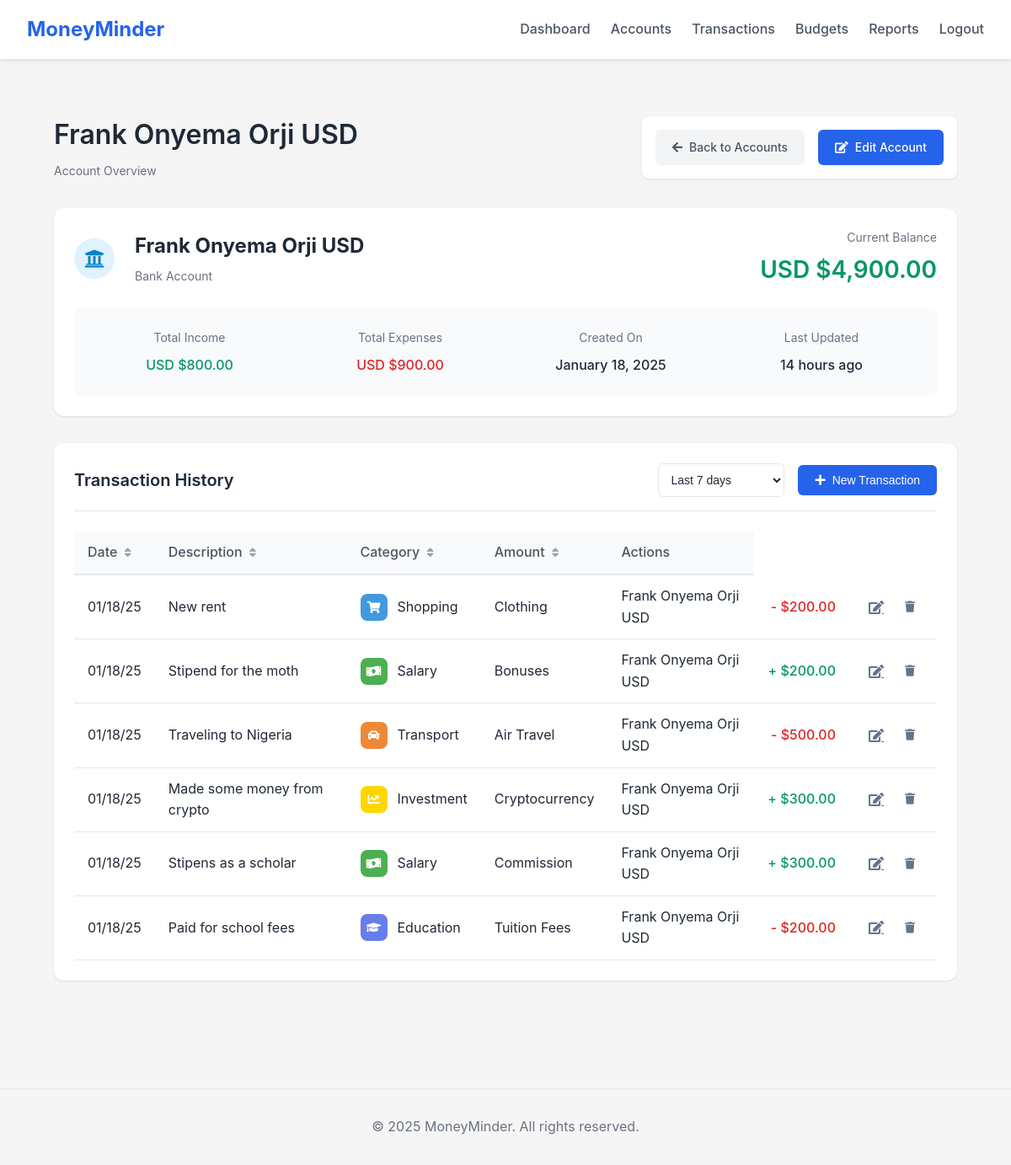
The page /accounts/81532cc4-a11b-4bbd-a399-6fc5092f7b3e (signed in) on the database as committed earlier.
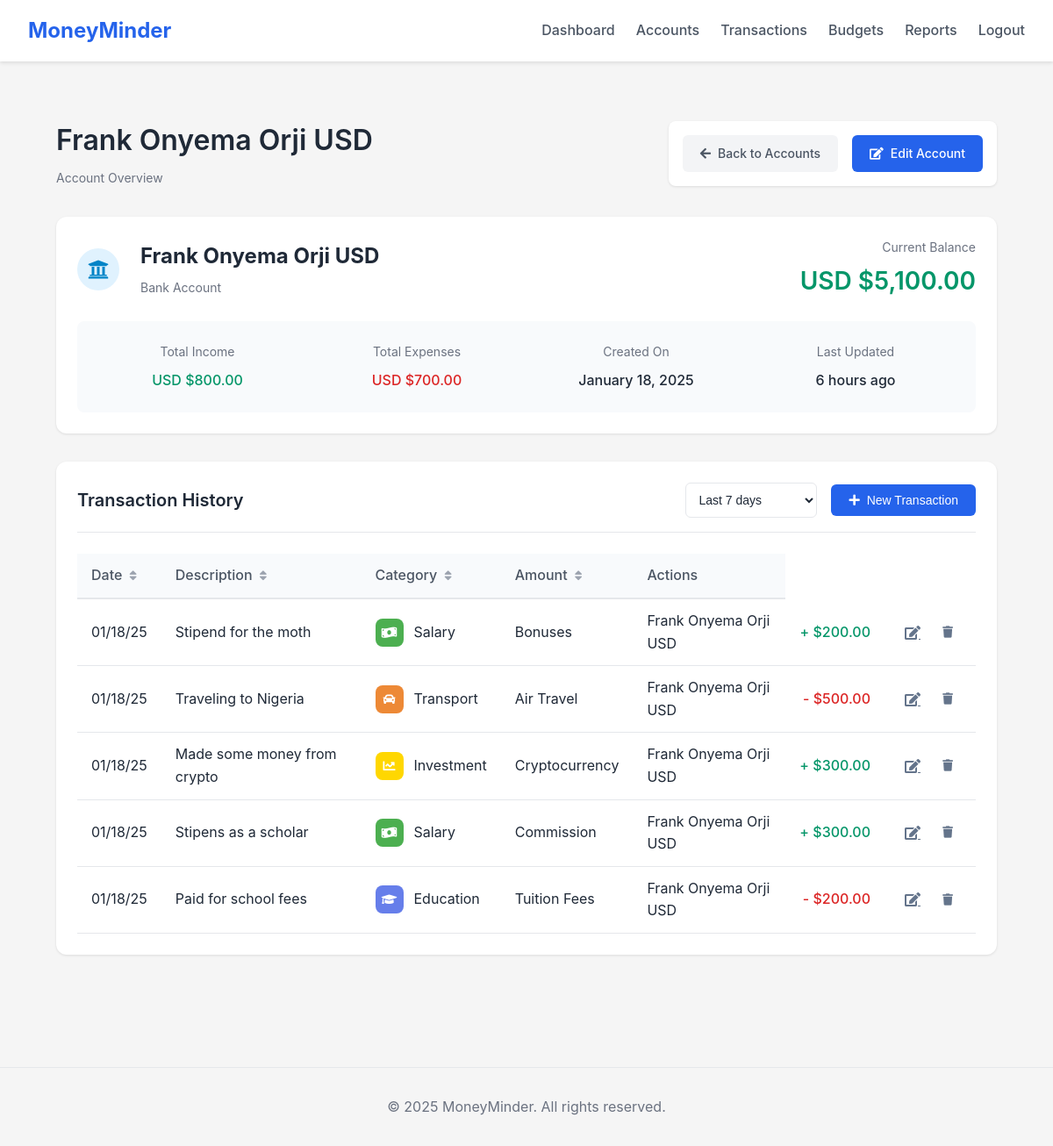
The same page on the database as committed later.
### app/models/account.py (models this page shows, shortened)
class Account(db.Model, BaseModel):
    __tablename__ = 'accounts'
    name = db.Column(db.String(100), nullable=False)
    account_type = db.Column(db.String(50), nullable=False)  # bank, cash, mobile_money
    currency = db.Column(db.String(3), nullable=False, default='USD')
    balance = db.Column(db.Numeric(10, 2), nullable=False, default=0)
    description = db.Column(db.Text)
    user_id = db.Column(db.String(50), db.ForeignKey('users.id'), nullable=False)
    transactions = db.relationship('Transaction', back_populates='account', lazy='dynamic', cascade='all, delete-orphan')

### app/models/transaction.py (models this page shows, shortened)
class Transaction(db.Model, BaseModel):
    __tablename__ = 'transactions'
    amount = db.Column(db.Numeric(10, 2), nullable=False)
    transaction_type = db.Column(db.String(20), nullable=False)  # 'income' or 'expense'
    description = db.Column(db.Text)
    date = db.Column(db.DateTime, nullable=False, default=datetime.utcnow)
    category = db.Column(db.String(100), nullable=False)
    tag = db.Column(db.String(100), nullable=False)
    user_id = db.Column(db.String(50), db.ForeignKey('users.id'), nullable=False)
    account_id = db.Column(db.String(50), db.ForeignKey('accounts.id'), nullable=False)
    account = db.relationship('Account', back_populates='transactions')
    def get_category_icon(self):
        from app.models.category import Category
        return Category.PRESET_CATEGORIES.get(self.category, {}).get('icon', 'tag')
    def get_category_color(self):
        from app.models.category import Category
        return Category.PRESET_CATEGORIES.get(self.category, {}).get('color', '#718096')

### app/routes/accounts.py (the view)
@accounts.route('/<account_id>', methods=['GET'])
@login_required
def view(account_id):
    account = Account.query.filter_by(
        id=account_id,
        user_id=current_user.id
    ).first_or_404()
    end_date = datetime.utcnow()
    start_date = request.args.get('start_date',
                                  (end_date - timedelta(days=30)).strftime('%Y-%m-%d'))
    end_date = request.args.get('end_date', end_date.strftime('%Y-%m-%d'))
    start_date = datetime.strptime(start_date, '%Y-%m-%d')
    end_date = datetime.strptime(end_date, '%Y-%m-%d')
    transactions = Transaction.query.filter(
        Transaction.account_id == account_id,
        Transaction.user_id == current_user.id,
        Transaction.date >= start_date,
        Transaction.date <= end_date
    ).order_by(Transaction.date.desc()).all()
    total_income = sum(float(t.amount) for t in transactions if t.transaction_type == 'income')
    total_expenses = sum(float(t.amount) for t in transactions if t.transaction_type == 'expense')
    return render_template('accounts/view.html',
                           account=account,
                           transactions=transactions,
                           total_income=total_income,
                           total_expenses=total_expenses,
                           start_date=start_date,
                           end_date=end_date)

### app/models/__init__.py (called while the page is built)
    @classmethod
    def get_by_id(cls, id):
        return cls.query.get_or_404(id)

### app/utils/filters.py (called while the page is built)
def init_filters(app):
    @app.template_filter('account_icon')
    def account_icon_filter(account_type):
        icons = {
            'bank': 'university',
            'cash': 'wallet',
            'credit': 'credit-card',
            'investment': 'chart-line',
            'mobile_money': 'mobile-alt',
            'other': 'coins'
        }
        return icons.get(str(account_type).lower(), 'question')

### app/templates/accounts/view.html (shortened to what the changed rows need)
{% extends "base.html" %}
{% block styles %}
    <link rel="stylesheet" href="{{ url_for('static', filename='css/account-view.css') }}">
{% endblock %}
{% block content %}
    <div class="account-container">
        <div class="page-header">
            <div class="header-content">
                <div class="header-title">
                    <h1>{{ account.name }}</h1>
                    <span class="header-subtitle">Account Overview</span>
                </div>
            </div>
        </div>
        <div class="account-summary-card">
            <div class="account-header">
                <div class="account-info">
                    <h2>{{ account.name }}</h2>
                    <span class="account-type-label">{{ account.account_type|title }} Account</span>
                </div>
                <div class="balance-info">
                    <span class="label">Current Balance</span>
                    <span class="amount {% if account.balance < 0 %}negative{% endif %}">
                    {{ account.currency }} {{ "${:,.2f}".format(account.balance) }}
                </span>
                </div>
            </div>
            <div class="details-grid">
                <div class="detail-item">
                    <span class="label">Total Income</span>
                    <span class="value positive">
                    {{ account.currency }} {{ "${:,.2f}".format(total_income) }}
                </span>
                </div>
                <div class="detail-item">
                    <span class="label">Total Expenses</span>
                    <span class="value negative">
                    {{ account.currency }} {{ "${:,.2f}".format(total_expenses) }}
                </span>
                </div>
                <div class="detail-item">
                    <span class="label">Created On</span>
                    <span class="value">{{ moment(account.created_at).format('LL') }}</span>
                </div>
                <div class="detail-item">
                    <span class="label">Last Updated</span>
                    <span class="value">{{ moment(account.updated_at).fromNow() }}</span>
                </div>
            </div>
        </div>
        <div class="transactions-section">
            <div class="section-header">
                <h2>Transaction History</h2>
            </div>
            <div class="transactions-table-container">
                {% if transactions %}
                    <table class="transactions-table">
                        <thead>
                        <tr>
                            <th class="sortable" data-sort="date">Date</th>
                            <th class="sortable" data-sort="description">Description</th>
                            <th class="sortable" data-sort="category">Category</th>
                            <th class="sortable" data-sort="amount">Amount</th>
                            <th>Actions</th>
                        </tr>
                        </thead>
                        <tbody>
                        {% for transaction in transactions %}
                            <tr class="{{ transaction.transaction_type }}">
                                <td>
                                    {% if transaction.date %}
                                        {{ transaction.date.strftime('%m/%d/%y') }}
                                    {% endif %}
                                </td>
                                <td>{{ transaction.description }}</td>
                                <td>
                                    <div class="category-cell">
                                        <div class="category-icon"
                                             style="background-color: {{ transaction.get_category_color() }}">
                                            <i class="fas fa-{{ transaction.get_category_icon() }}"></i>
                                        </div>
                                        <span>{{ transaction.category }}</span>
                                    </div>
                                </td>
                                <td>{{ transaction.tag }}</td>
                                <td>{{ transaction.account.name }}</td>
                                <td class="amount">
                                    {{ "+" if transaction.transaction_type == 'income' else "-" }}
                                    {{ "${:,.2f}".format(transaction.amount) }}
                                </td>
                                <td>
                                    <div class="table-actions">
                                        <a href="{{ url_for('transactions.edit', transaction_id=transaction.id) }}"
                                           class="btn-icon" title="Edit">
                                            <i class="fas fa-edit"></i>
                                        </a>
                                        <form method="post"
                                              action="{{ url_for('transactions.delete', transaction_id=transaction.id) }}"
                                              class="delete-form"
                                              onsubmit="return confirmDelete(event);">
                                            <button type="submit" class="btn-icon danger" title="Delete">
                                                <i class="fas fa-trash"></i>
                                            </button>
                                        </form>
                                    </div>
                                </td>
                            </tr>
                        {% endfor %}
                        </tbody>
                    </table>
                {% else %}
                    <div class="empty-state">
                        <i class="fas fa-receipt"></i>
                        <h3>No Transactions Found</h3>
                        <p>There are no transactions for the selected period.</p>
                    </div>
                {% endif %}
            </div>
        </div>
    </div>
{% endblock %}

Rows that differ between the two databases and show on the page:
removed Transaction: transaction_type "-", amount "$200.00"
changed Account "Frank Onyema Orji USD": balance "$4,900.00" → "$5,100.00"; updated_at "14 hours ago" → "6 hours ago"
Other text that changed with them:
{{ "${:,.2f}".format(total_expenses) }}: "$900.00" → "$700.00"
